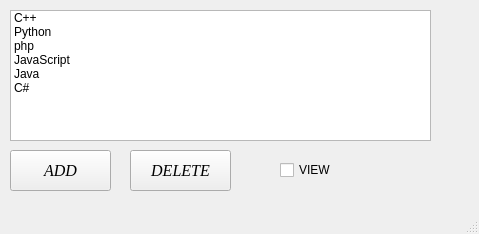
<?xml version="1.0" encoding="UTF-8"?>
<ui version="4.0">
 <class>MainWindow</class>
 <widget class="QMainWindow" name="MainWindow">
  <property name="geometry">
   <rect>
    <x>0</x>
    <y>0</y>
    <width>479</width>
    <height>234</height>
   </rect>
  </property>
  <property name="windowTitle">
   <string>MainWindow</string>
  </property>
  <widget class="QWidget" name="centralwidget">
   <widget class="QPushButton" name="addPush">
    <property name="geometry">
     <rect>
      <x>10</x>
      <y>150</y>
      <width>101</width>
      <height>41</height>
     </rect>
    </property>
    <property name="font">
     <font>
      <family>Times New Roman</family>
      <pointsize>12</pointsize>
      <weight>50</weight>
      <italic>true</italic>
      <bold>false</bold>
     </font>
    </property>
    <property name="text">
     <string>ADD</string>
    </property>
   </widget>
   <widget class="QPushButton" name="pushDelete">
    <property name="geometry">
     <rect>
      <x>130</x>
      <y>150</y>
      <width>101</width>
      <height>41</height>
     </rect>
    </property>
    <property name="font">
     <font>
      <family>Times New Roman</family>
      <pointsize>12</pointsize>
      <weight>50</weight>
      <italic>true</italic>
      <bold>false</bold>
     </font>
    </property>
    <property name="text">
     <string>DELETE</string>
    </property>
   </widget>
   <widget class="QCheckBox" name="checkBox">
    <property name="geometry">
     <rect>
      <x>280</x>
      <y>160</y>
      <width>121</width>
      <height>20</height>
     </rect>
    </property>
    <property name="text">
     <string>VIEW</string>
    </property>
   </widget>
   <widget class="QListWidget" name="listWidget">
    <property name="geometry">
     <rect>
      <x>10</x>
      <y>10</y>
      <width>421</width>
      <height>131</height>
     </rect>
    </property>
    <item>
     <property name="text">
      <string>C++</string>
     </property>
     <property name="icon">
      <iconset resource="qrc.qrc">
       <normaloff>:/logos/logos/cpp.png</normaloff>:/logos/logos/cpp.png</iconset>
     </property>
     <property name="flags">
      <set>ItemIsSelectable|ItemIsEditable|ItemIsDragEnabled|ItemIsUserCheckable|ItemIsEnabled</set>
     </property>
    </item>
    <item>
     <property name="text">
      <string>Python</string>
     </property>
     <property name="icon">
      <iconset resource="qrc.qrc">
       <normaloff>:/logos/logos/python.png</normaloff>:/logos/logos/python.png</iconset>
     </property>
     <property name="flags">
      <set>ItemIsSelectable|ItemIsEditable|ItemIsDragEnabled|ItemIsUserCheckable|ItemIsEnabled</set>
     </property>
    </item>
    <item>
     <property name="text">
      <string>php</string>
     </property>
     <property name="icon">
      <iconset resource="qrc.qrc">
       <normaloff>:/logos/logos/php.png</normaloff>:/logos/logos/php.png</iconset>
     </property>
     <property name="flags">
      <set>ItemIsSelectable|ItemIsEditable|ItemIsDragEnabled|ItemIsUserCheckable|ItemIsEnabled</set>
     </property>
    </item>
    <item>
     <property name="text">
      <string>JavaScript</string>
     </property>
     <property name="icon">
      <iconset resource="qrc.qrc">
       <normaloff>:/logos/logos/javascript.png</normaloff>:/logos/logos/javascript.png</iconset>
     </property>
     <property name="flags">
      <set>ItemIsSelectable|ItemIsEditable|ItemIsDragEnabled|ItemIsUserCheckable|ItemIsEnabled</set>
     </property>
    </item>
    <item>
     <property name="text">
      <string>Java</string>
     </property>
     <property name="icon">
      <iconset resource="qrc.qrc">
       <normaloff>:/logos/logos/java.png</normaloff>:/logos/logos/java.png</iconset>
     </property>
     <property name="flags">
      <set>ItemIsSelectable|ItemIsEditable|ItemIsDragEnabled|ItemIsUserCheckable|ItemIsEnabled</set>
     </property>
    </item>
    <item>
     <property name="text">
      <string>C#</string>
     </property>
     <property name="icon">
      <iconset resource="qrc.qrc">
       <normaloff>:/logos/logos/csharp.png</normaloff>:/logos/logos/csharp.png</iconset>
     </property>
     <property name="flags">
      <set>ItemIsSelectable|ItemIsEditable|ItemIsDragEnabled|ItemIsUserCheckable|ItemIsEnabled</set>
     </property>
    </item>
   </widget>
  </widget>
  <widget class="QMenuBar" name="menubar">
   <property name="geometry">
    <rect>
     <x>0</x>
     <y>0</y>
     <width>479</width>
     <height>21</height>
    </rect>
   </property>
  </widget>
  <widget class="QStatusBar" name="statusbar"/>
 </widget>
 <resources>
  <include location="qrc.qrc"/>
 </resources>
 <connections/>
</ui>
